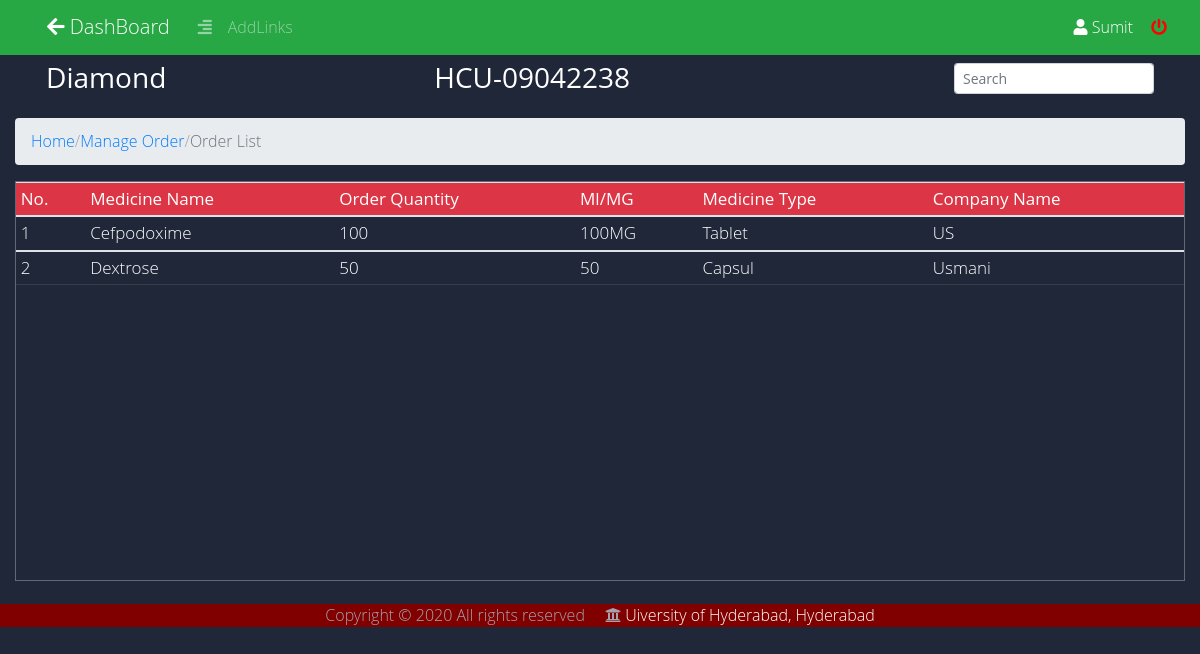
/admin/view_order_item.php?id=105 (signed in), run on the app's committed database.
### tables this page shows
CREATE TABLE `orders` (
  `orders_id` int(11) NOT NULL,
  `orders_date` timestamp NOT NULL DEFAULT current_timestamp() ON UPDATE current_timestamp(),
  `supplier_id` int(11) NOT NULL,
  `reg_id` varchar(30) NOT NULL,
  `supplier_contact_person` varchar(20) NOT NULL,
  `orders_invoice_no` varchar(30) NOT NULL,
  `orders_status` tinyint(1) NOT NULL
);

CREATE TABLE `supplier` (
  `supplier_id` int(11) NOT NULL,
  `contact_person_name` varchar(30) DEFAULT NULL,
  `supplier_name` varchar(30) NOT NULL,
  `mobile_no` varchar(20) DEFAULT NULL,
  `email` varchar(50) NOT NULL,
  `address` varchar(30) DEFAULT NULL,
  `record_date` date DEFAULT NULL
);

CREATE TABLE `orders_item` (
  `orders_item_id` int(11) NOT NULL,
  `orders_id` int(11) NOT NULL,
  `drug_type` varchar(20) NOT NULL,
  `drug_power` varchar(30) NOT NULL,
  `orders_quantity` int(11) NOT NULL,
  `company_id` int(11) NOT NULL,
  `drug_name` varchar(50) NOT NULL
);

CREATE TABLE `drug_company` (
  `company_id` int(11) NOT NULL,
  `company_name` varchar(30) NOT NULL,
  `record_date` date DEFAULT NULL
);

### admin/view_order_item.php (the view, shortened to what this page needs)
<!DOCTYPE html>
<html lang="en">
<?php include ("includes/admin_header.php"); ?>
<body>
<?php include("includes/admin_navbar.php"); ?>
        <div class="col-lg-12 m-auto" style="background-color: #1F2739;"><br><br>
			<nav class="navbar">
			  	<div class="container-fluid">
			  		<?php
			  			If(isset($_GET['id']) && !empty($_GET['id']))
			  			{
			  				$id = $_GET['id'];
			  				$query = "SELECT s.supplier_name,o.orders_invoice_no from supplier s inner join orders o on s.supplier_id = o.supplier_id where o.orders_id = '$id' ";
			  				$run = mysqli_query($conn,$query);
			  				while($row = mysqli_fetch_array($run))
			  				{
			  		?>
			  					<h3 class="text-white"><?php echo $row['supplier_name']; ?></h3>
			  					<h3 class="text-white"><?php echo $row['orders_invoice_no']; ?></h3>
			  		<?php
			  				}
			  			}
			  		?>
			  		<ul>
			    		<div class='input-group' id="in">
			    			<input class="form-control form-control-sm ml-3 w-75"  type="text" placeholder="Search" name="" id="search" onkeyup="searchfun()"  aria-label="Search">
  						</div>
			  		</ul>
			 	</div>
			</nav>
		</div>
		<div class="col-lg-12 m-auto">
			<ol class="breadcrumb">
			  	<li><a href="index.php">Home</a></li> /
			  	<li><a href="manage_order.php">Manage Order</a></li> /
			  	<li class="active text-muted">Order List</li>
			</ol>
			<div class="tbl-content">
				<table id="order_details"class="table table-sm table table-hover" class="tbl">
					<thead class="badge-danger">
						<tr>
						    <th>No.</th>
						   	<th>Medicine Name</th>
						    <th>Order Quantity</th>
						    <th>Ml/MG</th>
						    <th>Medicine Type</th>
						    <th>Company Name</th>
						</tr>
					</thead>
					<?php
						If(isset($_GET['id']) && !empty($_GET['id']))
						{
							$id = $_GET['id'];
							$query = "SELECT i.drug_type,i.drug_power,i.orders_quantity,i.drug_name, c.company_name FROM orders_item i inner join drug_company c on i.company_id = c.company_id where i.orders_id = '$id'";
							$run = mysqli_query($conn,$query);
						}
						$counter=1;
						if($run)
						{
							while($row = mysqli_fetch_array($run))
							{
					?>
					<tbody>
						<tr>
						    <td><?php echo $counter; ?></td>
						   	<td><?php echo $row['drug_name']; ?></td>
							<td><?php echo $row['orders_quantity']; ?></td>
							<td><?php echo $row['drug_power']; ?></td>
							<td><?php echo $row['drug_type']; ?></td>
							<td><?php echo $row['company_name']; ?></td>
						</tr>
					</tbody>
					<?php
								$counter++;
							}
						}
						else
						{
							$msgs="No record found";
							echo $msgs;
						}
					?>
				</table>
			</div>
		</div>
		<?php include ("../footer.php");?>
</body>
</html>

### admin/mycss/mystyle.css (style rules this page uses)
#in { margin-top: 10px; }
table { width:100%; border-radius: 2em; }
.tbl-content { height:400px; overflow-x:auto; margin-top: 1px; border: 1px solid rgba(255,255,255,0.3); }
th { position: sticky; top: 0; padding: 20px 15px; font-weight: 500; font-size: 17px; color: #fff; box-shadow: 0 2px 2px -1px rgba(0, 0, 0, 0.4); }
td { padding: 10px; vertical-align:middle; font-weight: 300; font-size: 17px; color: #fff; border-bottom: solid 1px rgba(255,255,255,0.1); }

### admin/view_order_item.php (style rules this page uses)
body { font-family: 'Open Sans', sans-serif; font-weight: 300; line-height: 1.42em; color:#A7A1AE; background-color: #1F2739; overflow: hidden; }

### data on the page
orders: supplier.supplier_name "Diamond", orders_invoice_no "HCU-09042238"
orders_item: drug_name "Cefpodoxime", orders_quantity "100", drug_power "100MG", drug_type "Tablet", company.company_name "US"
orders_item: drug_name "Dextrose", orders_quantity "50", drug_power "50", drug_type "Capsul", company.company_name "Usmani"

### other printed values
$_SESSION['adminname'] "Sumit"
